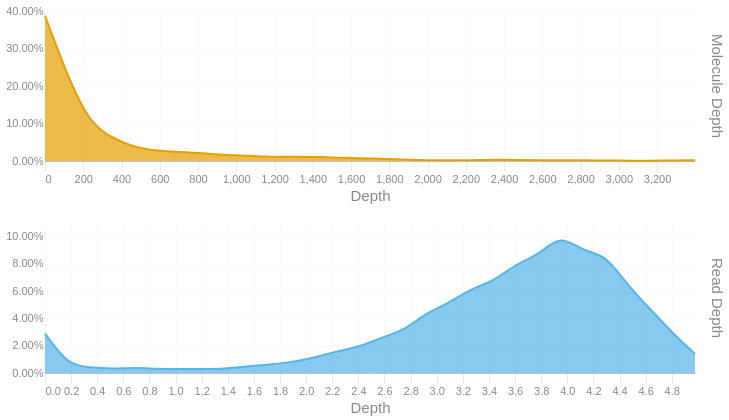

The notebook cell this image was saved under:
### Code cell
readdep = depth_hist(tb['Read Depth'], q99, 3)
readdep = readdep.with_columns(pl.lit('Read Depth').alias('Metric'))
if not SKIPLR:
    moldep = depth_hist(tb['Molecule Depth'], mol_q99, 1)
    moldep = moldep.with_columns(pl.lit('Molecule Depth').alias('Metric'))
    _hist = pl.concat([readdep, moldep])
    _hist = _hist.filter(pl.col('Proportion') != 0)
    with SafeRender(_hist):
        (
            alt.Chart(_hist)        
            .mark_area(interpolate = "basis")
            .encode(
                x=alt.X('Bin:Q').scale(domainMin=0).axis(alt.Axis(title='Depth')),
                y = alt.Y('Proportion:Q', title = None).axis(format = '.2%'),
                color = alt.Color('Metric:N').legend(None),
                row = alt.Row("Metric:N").header(title = None, labelOrient = 'right'),
                tooltip = [
                    alt.Tooltip("Metric:N", title = "Metric"),
                    alt.Tooltip('Interval:N', title = "Depth Interval"),
                    alt.Tooltip('Proportion:Q', title = "% Alignments").format('.2%')
                ]
            )
            .resolve_scale(x='independent', y='independent')
            .properties(
                height = 150, width = 650,
                usermeta={'embedOptions': {'downloadFileName': f'{samplename}.depth.hist'}}
            )
        ).display()
else:
    readdep = readdep.filter(pl.col('Proportion') != 0)
    with SafeRender(readdep):
        (
            alt.Chart(readdep)        
            .mark_area(interpolate = "basis")
            .encode(
                x=alt.X('Bin:Q').scale(domainMin=0).axis(alt.Axis(title='Depth')),
                y = alt.Y('Proportion:Q', title = None).axis(format = '.2%'),
                tooltip = [
                    alt.Tooltip('Interval:N', title = "Depth Interval"),
                    alt.Tooltip('Proportion:Q', title = "% Alignments").format('.2%')
                ]
            )
            .properties(
                usermeta={'embedOptions': {'downloadFileName': f'{samplename}.depth.hist'}}
            )
        ).display()

### Figure 1 — Vega-Lite specification as saved in the notebook (floating-point values rounded to 4 significant figures)
{"width": 650, "height": 150, "config": {"title": {"anchor": "start", "dy": -15, "fontSize": 18, "color": "#888888", "subtitleColor": "#888888", "subtitleFontSize": 14}, "arc": {"fill": "#0072B2"}, "axis": {"domainColor": "#888888", "domainWidth": 0.5, "gridWidth": 0.2, "grid": false, "titleFontWeight": 400, "titleFontSize": 15, "labelFontSize": 11, "labelColor": "#888888", "tickColor": "#888888", "tickWidth": 0.2, "titleColor": "#888888"}, "axisBand": {"grid": false}, "axisX": {"grid": true, "tickSize": 10, "domainCap": "round"}, "axisY": {"domain": false, "grid": true, "tickSize": 0, "domainCap": "round"}, "background": "transparent", "header": {"labelFontSize": 15, "labelColor": "#888888", "titleFontSize": 15, "titleFontWeight": 600, "titleColor": "#888888"}, "legend": {"labelFont": "sans-serif", "labelFontSize": 12, "labelColor": "#888888", "symbolSize": 100, "symbolType": "circle", "titleFontSize": 12, "titlePadding": 10, "titleColor": "#888888", "title": null}, "range": {"category": ["#E69F00", "#56B4E9", "#009E73", "#F0E442", "#0072B2", "#D55E00", "#CC79A7", "#000000"], "diverging": ["#cfe8f3", "#a2d4ec", "#73bfe2", "#46abdb", "#1696d2", "#12719e"]}, "area": {"fill": "#0072B2", "fillOpacity": 0.7, "line": true, "strokeOpacity": 0.7}, "line": {"color": "#0072B2", "stroke": "#0072B2", "strokeWidth": 2}, "trail": {"color": "#0072B2", "stroke": "#0072B2", "strokeWidth": 0, "size": 1}, "point": {"filled": true, "fillOpacity": 1.0, "size": 95}, "text": {"color": "#888888", "fontSize": 11, "align": "right", "fontWeight": 400, "size": 11}, "bar": {"fill": "#0072B2", "stroke": null}, "view": {"stroke": null, "continuousWidth": 660, "continuousHeight": 400}}, "data": {"name": "data-57f28342ce6f8980c10fbba2ba0a9ab7"}, "mark": {"type": "area", "interpolate": "basis"}, "encoding": {"color": {"field": "Metric", "legend": null, "type": "nominal"}, "row": {"field": "Metric", "header": {"title": null, "labelOrient": "right"}, "type": "nominal"}, "tooltip": [{"field": "Metric", "title": "Metric", "type": "nominal"}, {"field": "Interval", "title": "Depth Interval", "type": "nominal"}, {"field": "Proportion", "format": ".2%", "title": "% Alignments", "type": "quantitative"}], "x": {"axis": {"title": "Depth"}, "field": "Bin", "scale": {"domainMin": 0}, "type": "quantitative"}, "y": {"axis": {"format": ".2%"}, "field": "Proportion", "title": null, "type": "quantitative"}}, "resolve": {"scale": {"x": "independent", "y": "independent"}}, "usermeta": {"embedOptions": {"downloadFileName": "S5_Connecticut_998.depth.hist"}}, "$schema": "https://vega.github.io/schema/vega-lite/v6.1.0.json", "datasets": {"data-57f28342ce6f8980c10fbba2ba0a9ab7": [{"Bin": 0.0, "Interval": "0.0-0.172", "Proportion": 0.029, "Metric": "Read Depth"}, {"Bin": 0.172, "Interval": "0.172-0.343", "Proportion": 0.006, "Metric": "Read Depth"}, {"Bin": 0.343, "Interval": "0.343-0.515", "Proportion": 0.004, "Metric": "Read Depth"}, {"Bin": 0.515, "Interval": "0.515-0.687", "Proportion": 0.003, "Metric": "Read Depth"}, {"Bin": 0.687, "Interval": "0.687-0.858", "Proportion": 0.004, "Metric": "Read Depth"}, {"Bin": 0.858, "Interval": "0.858-1.03", "Proportion": 0.003, "Metric": "Read Depth"}, {"Bin": 1.03, "Interval": "1.03-1.202", "Proportion": 0.003, "Metric": "Read Depth"}, {"Bin": 1.202, "Interval": "1.202-1.373", "Proportion": 0.003, "Metric": "Read Depth"}, {"Bin": 1.373, "Interval": "1.373-1.545", "Proportion": 0.003, "Metric": "Read Depth"}, {"Bin": 1.545, "Interval": "1.545-1.717", "Proportion": 0.005, "Metric": "Read Depth"}, {"Bin": 1.717, "Interval": "1.717-1.888", "Proportion": 0.006, "Metric": "Read Depth"}, {"Bin": 1.888, "Interval": "1.888-2.06", "Proportion": 0.008, "Metric": "Read Depth"}, {"Bin": 2.06, "Interval": "2.06-2.232", "Proportion": 0.011, "Metric": "Read Depth"}, {"Bin": 2.232, "Interval": "2.232-2.403", "Proportion": 0.016, "Metric": "Read Depth"}, {"Bin": 2.403, "Interval": "2.403-2.575", "Proportion": 0.019, "Metric": "Read Depth"}, {"Bin": 2.575, "Interval": "2.575-2.747", "Proportion": 0.026, "Metric": "Read Depth"}, {"Bin": 2.747, "Interval": "2.747-2.918", "Proportion": 0.031, "Metric": "Read Depth"}, {"Bin": 2.918, "Interval": "2.918-3.09", "Proportion": 0.044, "Metric": "Read Depth"}, {"Bin": 3.09, "Interval": "3.09-3.262", "Proportion": 0.051, "Metric": "Read Depth"}, {"Bin": 3.262, "Interval": "3.262-3.433", "Proportion": 0.062, "Metric": "Read Depth"}, {"Bin": 3.433, "Interval": "3.433-3.605", "Proportion": 0.067, "Metric": "Read Depth"}, {"Bin": 3.605, "Interval": "3.605-3.777", "Proportion": 0.08, "Metric": "Read Depth"}, {"Bin": 3.777, "Interval": "3.777-3.948", "Proportion": 0.086, "Metric": "Read Depth"}, {"Bin": 3.948, "Interval": "3.948-4.12", "Proportion": 0.102, "Metric": "Read Depth"}, {"Bin": 4.12, "Interval": "4.12-4.292", "Proportion": 0.089, "Metric": "Read Depth"}, {"Bin": 4.292, "Interval": "4.292-4.463", "Proportion": 0.087, "Metric": "Read Depth"}, {"Bin": 4.463, "Interval": "4.463-4.635", "Proportion": 0.064, "Metric": "Read Depth"}, {"Bin": 4.635, "Interval": "4.635-4.807", "Proportion": 0.047, "Metric": "Read Depth"}, {"Bin": 4.807, "Interval": "4.807-4.978", "Proportion": 0.029, "Metric": "Read Depth"}, {"Bin": 4.978, "Interval": "4.978-5.15", "Proportion": 0.014, "Metric": "Read Depth"}, {"Bin": 0.0, "Interval": "0.0-117.2", "Proportion": 0.387, "Metric": "Molecule Depth"}, {"Bin": 117.2, "Interval": "117.2-234.4", "Proportion": 0.227, "Metric": "Molecule Depth"}, {"Bin": 234.4, "Interval": "234.4-351.5", "Proportion": 0.1, "Metric": "Molecule Depth"}, {"Bin": 351.5, "Interval": "351.5-468.7", "Proportion": 0.061, "Metric": "Molecule Depth"}, {"Bin": 468.7, "Interval": "468.7-585.9", "Proportion": 0.036, "Metric": "Molecule Depth"}, {"Bin": 585.9, "Interval": "585.9-703.1", "Proportion": 0.027, "Metric": "Molecule Depth"}, {"Bin": 703.1, "Interval": "703.1-820.3", "Proportion": 0.024, "Metric": "Molecule Depth"}, {"Bin": 820.3, "Interval": "820.3-937.4", "Proportion": 0.021, "Metric": "Molecule Depth"}, {"Bin": 937.4, "Interval": "937.4-1054.6", "Proportion": 0.016, "Metric": "Molecule Depth"}, {"Bin": 1055.0, "Interval": "1054.6-1171.8", "Proportion": 0.014, "Metric": "Molecule Depth"}, {"Bin": 1172.0, "Interval": "1171.8-1289.0", "Proportion": 0.011, "Metric": "Molecule Depth"}, {"Bin": 1289.0, "Interval": "1289.0-1406.2", "Proportion": 0.012, "Metric": "Molecule Depth"}, {"Bin": 1406.0, "Interval": "1406.2-1523.3", "Proportion": 0.011, "Metric": "Molecule Depth"}, {"Bin": 1523.0, "Interval": "1523.3-1640.5", "Proportion": 0.009, "Metric": "Molecule Depth"}, {"Bin": 1640.0, "Interval": "1640.5-1757.7", "Proportion": 0.007, "Metric": "Molecule Depth"}, {"Bin": 1758.0, "Interval": "1757.7-1874.9", "Proportion": 0.006, "Metric": "Molecule Depth"}, {"Bin": 1875.0, "Interval": "1874.9-1992.1", "Proportion": 0.004, "Metric": "Molecule Depth"}, {"Bin": 1992.0, "Interval": "1992.1-2109.2", "Proportion": 0.002, "Metric": "Molecule Depth"}, {"Bin": 2109.0, "Interval": "2109.2-2226.4", "Proportion": 0.002, "Metric": "Molecule Depth"}, {"Bin": 2226.0, "Interval": "2226.4-2343.6", "Proportion": 0.002, "Metric": "Molecule Depth"}, {"Bin": 2344.0, "Interval": "2343.6-2460.8", "Proportion": 0.004, "Metric": "Molecule Depth"}, {"Bin": 2461.0, "Interval": "2460.8-2578.0", "Proportion": 0.003, "Metric": "Molecule Depth"}, {"Bin": 2578.0, "Interval": "2578.0-2695.1", "Proportion": 0.002, "Metric": "Molecule Depth"}, {"Bin": 2695.0, "Interval": "2695.1-2812.3", "Proportion": 0.002, "Metric": "Molecule Depth"}, {"Bin": 2812.0, "Interval": "2812.3-2929.5", "Proportion": 0.002, "Metric": "Molecule Depth"}, {"Bin": 2930.0, "Interval": "2929.5-3046.7", "Proportion": 0.001, "Metric": "Molecule Depth"}, {"Bin": 3047.0, "Interval": "3046.7-3163.9", "Proportion": 0.001, "Metric": "Molecule Depth"}, {"Bin": 3164.0, "Interval": "3163.9-3281.0", "Proportion": 0.001, "Metric": "Molecule Depth"}, {"Bin": 3281.0, "Interval": "3281.0-3398.2", "Proportion": 0.001, "Metric": "Molecule Depth"}, {"Bin": 3398.0, "Interval": "3398.2-3515.39", "Proportion": 0.002, "Metric": "Molecule Depth"}]}}
